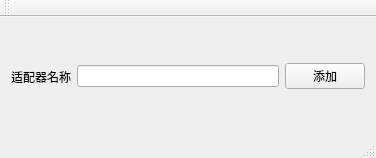
<?xml version="1.0" encoding="UTF-8"?>
<ui version="4.0">
 <class>MainWindow</class>
 <widget class="QMainWindow" name="MainWindow">
  <property name="geometry">
   <rect>
    <x>0</x>
    <y>0</y>
    <width>376</width>
    <height>158</height>
   </rect>
  </property>
  <property name="windowTitle">
   <string>MainWindow</string>
  </property>
  <widget class="QWidget" name="centralWidget">
   <layout class="QHBoxLayout" name="horizontalLayout">
    <item>
     <widget class="QLabel" name="label">
      <property name="text">
       <string>适配器名称</string>
      </property>
     </widget>
    </item>
    <item>
     <widget class="QLineEdit" name="lineEdit"/>
    </item>
    <item>
     <widget class="QPushButton" name="pushButton">
      <property name="text">
       <string>添加</string>
      </property>
     </widget>
    </item>
   </layout>
  </widget>
  <widget class="QMenuBar" name="menuBar">
   <property name="geometry">
    <rect>
     <x>0</x>
     <y>0</y>
     <width>376</width>
     <height>26</height>
    </rect>
   </property>
  </widget>
  <widget class="QToolBar" name="mainToolBar">
   <attribute name="toolBarArea">
    <enum>TopToolBarArea</enum>
   </attribute>
   <attribute name="toolBarBreak">
    <bool>false</bool>
   </attribute>
  </widget>
  <widget class="QStatusBar" name="statusBar"/>
 </widget>
 <layoutdefault spacing="6" margin="11"/>
 <resources/>
 <connections/>
</ui>
